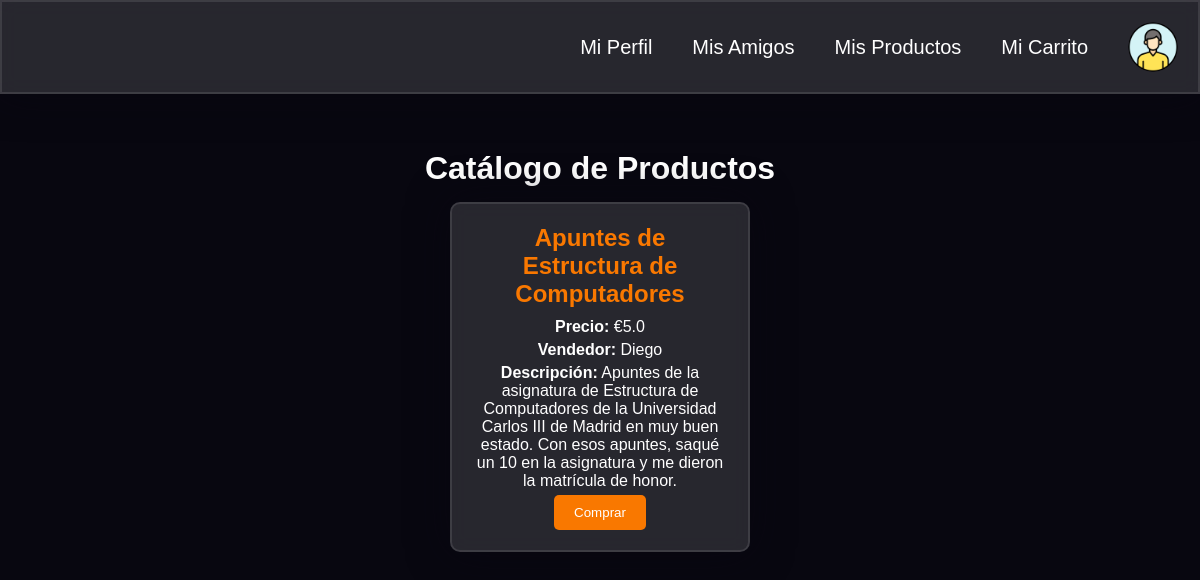
Screenshot of /comprar with the database file from the repository.
### app.py (models this page shows)
class Product(db.Model):
    __tablename__ = 'products'
    id = db.Column(db.Integer, primary_key=True)
    name = db.Column(db.String(80), nullable=False)
    category = db.Column(db.String(80), nullable=False)
    price = db.Column(db.Float, nullable=False)
    description = db.Column(db.String(200), nullable=False)
    status = db.Column(db.String(20), nullable=False, default='en venta')
    seller_id = db.Column(db.Integer, db.ForeignKey('users.id'), nullable=False)
    buyer_id = db.Column(db.Integer, db.ForeignKey('users.id'), nullable=True)
    created_at = db.Column(db.String(120), nullable=False)

class User(db.Model):
    __tablename__ = 'users'
    id = db.Column(db.Integer, primary_key=True)
    username = db.Column(db.String(80), unique=True, nullable=False)
    nombre = db.Column(db.String(80), nullable=False)
    ciudad = db.Column(db.String(80), nullable=False)
    email = db.Column(db.String(120), unique=True, nullable=False)
    bank_account = db.Column(db.String(50), nullable=False, default="")  # Usar cadena vacía como valor por defecto
    key = db.Column(db.String(64), nullable=False)
    salt = db.Column(db.String(32), nullable=False)
    created_at = db.Column(db.String(120), nullable=False)
    updated_at = db.Column(db.String(120), nullable=False)
    objetos_vendidos = db.Column(db.String(200), nullable=True, default="")
    objetos_comprados = db.Column(db.String(200), nullable=True, default="")
    products_sold = db.relationship('Product', backref='seller', lazy=True, foreign_keys='Product.seller_id')
    products_bought = db.relationship('Product', backref='buyer', lazy=True, foreign_keys='Product.buyer_id')

### app.py (the view, shortened to what this page needs)
@app.route('/comprar', methods=['GET', 'POST'])
def comprar():
    products = Product.query.filter_by(status='en venta').all()
    return render_template('comprar.html', products=products)

### templates/comprar.html (shortened to what this page needs)
<!DOCTYPE html>
<html lang="es">
<head>
    <link rel="stylesheet" type="text/css" href="{{ url_for('static', filename='styles/comprar.css') }}">
</head>
<body>
    <nav>
        <a href="{{ url_for('perfil') }}">Mi Perfil</a>
        <a href="{{ url_for('amigos') }}">Mis Amigos</a>
        <a href="{{ url_for('productos') }}">Mis Productos</a>
        <a href="{{ url_for('carrito') }}">Mi Carrito</a>
        <img src="{{ url_for('static', filename='imagenes/perfil.png') }}" alt="Perfil">
    </nav>
    <h1>Catálogo de Productos</h1>
    <div class="catalogo">
        {% for product in products %}
        <div class="tarjeta">
            <h2>{{ product.name }}</h2>
            <p><strong>Precio:</strong> €{{ product.price }}</p>
            <p><strong>Vendedor:</strong> {{ product.seller.nombre }}</p>
            <p><strong>Descripción:</strong> {{ product.description }}</p>
            <form action="{{ url_for('comprar') }}" method="POST">
                <button type="submit">Comprar</button>
            </form>
        </div>
        {% endfor %}
    </div>
</body>
</html>

### static/styles/comprar.css (style rules this page uses)
*, *:before, *:after { padding: 0; margin: 0; box-sizing: border-box; }
body { font-family: Arial, sans-serif; background-color: #080710; margin: 0; padding: 150px 20px 20px 20px; position: relative; }
nav { width: 100%; display: flex; justify-content: flex-end; align-items: center; background-color: rgba(255, 255, 255, 0.13); padding: 20px; border-radius: 0; backdrop-filter: blur(10px); border: 2px solid rgba(255, 255, 255, 0.1); box-shadow: 0 0 40px rgba(8, 7, 16, 0.6); position: fixed; top: 0; left: 0; z-index: 1000; }
nav a { color: #fff; text-decoration: none; margin: 0 20px; font-size: 20px; transition: transform 0.3s; }
nav img { width: 50px; height: 50px; border-radius: 50%; margin-left: 20px; }
h1 { text-align: center; color: #ffffff; margin-bottom: 15px; }
.catalogo { display: flex; flex-wrap: wrap; justify-content: center; gap: 20px; }
.tarjeta { background-color: rgba(255, 255, 255, 0.13); border: 2px solid rgba(255, 255, 255, 0.1); border-radius: 10px; box-shadow: 0 0 40px rgba(8, 7, 16, 0.6); padding: 20px; width: 300px; text-align: center; backdrop-filter: blur(10px); }
.tarjeta h2 { color: #f97800; margin: 0 0 10px; }
.tarjeta p { margin: 5px 0; color: #ffffff; }
.tarjeta button { background-color: #f97800; color: #fff; padding: 10px 20px; border: none; border-radius: 5px; cursor: pointer; transition: transform 0.3s; }

### rows the page displays
Product: name "Apuntes de Estructura de Computadores", price "5.0", seller.nombre "Diego", description "Apuntes de la asignatura de Estructura de Computadores de la Universidad Carlos III de Madrid en muy buen estado. Con esos apuntes, saqué un 10 en la asignatura y me dieron la matrícula de honor."
